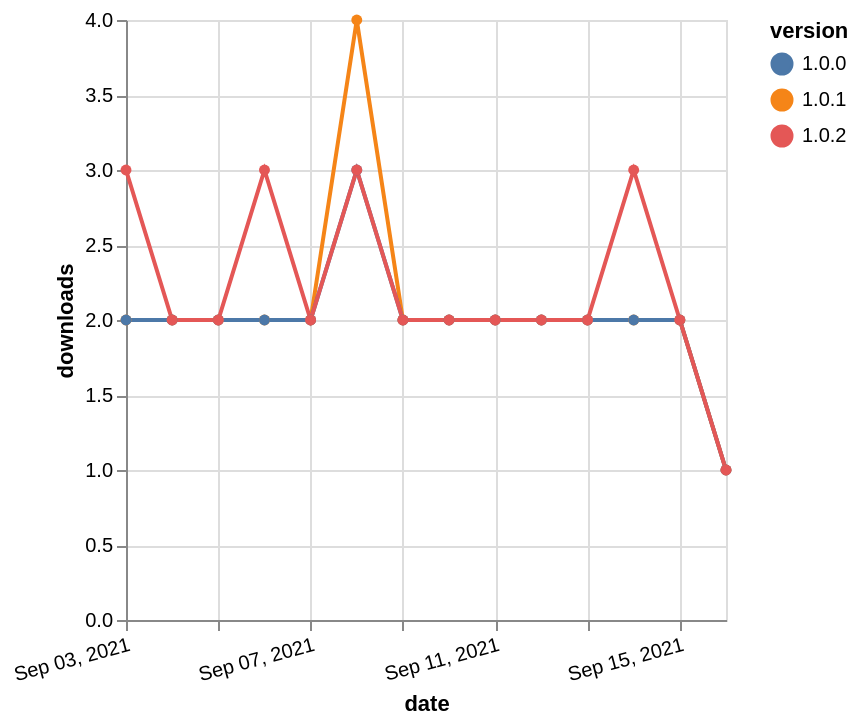

The Vega-Lite source for this figure:
### Vega-Lite specification from a JSON file in a GitHub repository (floating-point values rounded to 4 significant figures)
{"$schema": "https://vega.github.io/schema/vega-lite/v5.json", "description": "A simple bar chart with embedded data.", "data": {"values": [{"date": "2021-09-03", "total": 1060, "delta": 2, "version": "1.0.1"}, {"date": "2021-09-04", "total": 1062, "delta": 2, "version": "1.0.1"}, {"date": "2021-09-05", "total": 1064, "delta": 2, "version": "1.0.1"}, {"date": "2021-09-06", "total": 1066, "delta": 2, "version": "1.0.1"}, {"date": "2021-09-07", "total": 1068, "delta": 2, "version": "1.0.1"}, {"date": "2021-09-08", "total": 1072, "delta": 4, "version": "1.0.1"}, {"date": "2021-09-09", "total": 1074, "delta": 2, "version": "1.0.1"}, {"date": "2021-09-10", "total": 1076, "delta": 2, "version": "1.0.1"}, {"date": "2021-09-11", "total": 1078, "delta": 2, "version": "1.0.1"}, {"date": "2021-09-12", "total": 1080, "delta": 2, "version": "1.0.1"}, {"date": "2021-09-13", "total": 1082, "delta": 2, "version": "1.0.1"}, {"date": "2021-09-14", "total": 1084, "delta": 2, "version": "1.0.1"}, {"date": "2021-09-15", "total": 1086, "delta": 2, "version": "1.0.1"}, {"date": "2021-09-16", "total": 1087, "delta": 1, "version": "1.0.1"}, {"date": "2021-09-03", "total": 1484, "delta": 2, "version": "1.0.0"}, {"date": "2021-09-04", "total": 1486, "delta": 2, "version": "1.0.0"}, {"date": "2021-09-05", "total": 1488, "delta": 2, "version": "1.0.0"}, {"date": "2021-09-06", "total": 1490, "delta": 2, "version": "1.0.0"}, {"date": "2021-09-07", "total": 1492, "delta": 2, "version": "1.0.0"}, {"date": "2021-09-08", "total": 1495, "delta": 3, "version": "1.0.0"}, {"date": "2021-09-09", "total": 1497, "delta": 2, "version": "1.0.0"}, {"date": "2021-09-10", "total": 1499, "delta": 2, "version": "1.0.0"}, {"date": "2021-09-11", "total": 1501, "delta": 2, "version": "1.0.0"}, {"date": "2021-09-12", "total": 1503, "delta": 2, "version": "1.0.0"}, {"date": "2021-09-13", "total": 1505, "delta": 2, "version": "1.0.0"}, {"date": "2021-09-14", "total": 1507, "delta": 2, "version": "1.0.0"}, {"date": "2021-09-15", "total": 1509, "delta": 2, "version": "1.0.0"}, {"date": "2021-09-16", "total": 1510, "delta": 1, "version": "1.0.0"}, {"date": "2021-09-03", "total": 322, "delta": 3, "version": "1.0.2"}, {"date": "2021-09-04", "total": 324, "delta": 2, "version": "1.0.2"}, {"date": "2021-09-05", "total": 326, "delta": 2, "version": "1.0.2"}, {"date": "2021-09-06", "total": 329, "delta": 3, "version": "1.0.2"}, {"date": "2021-09-07", "total": 331, "delta": 2, "version": "1.0.2"}, {"date": "2021-09-08", "total": 334, "delta": 3, "version": "1.0.2"}, {"date": "2021-09-09", "total": 336, "delta": 2, "version": "1.0.2"}, {"date": "2021-09-10", "total": 338, "delta": 2, "version": "1.0.2"}, {"date": "2021-09-11", "total": 340, "delta": 2, "version": "1.0.2"}, {"date": "2021-09-12", "total": 342, "delta": 2, "version": "1.0.2"}, {"date": "2021-09-13", "total": 344, "delta": 2, "version": "1.0.2"}, {"date": "2021-09-14", "total": 347, "delta": 3, "version": "1.0.2"}, {"date": "2021-09-15", "total": 349, "delta": 2, "version": "1.0.2"}, {"date": "2021-09-16", "total": 350, "delta": 1, "version": "1.0.2"}]}, "width": "container", "mark": {"type": "line", "point": {"filled": true}}, "encoding": {"x": {"field": "date", "type": "temporal", "timeUnit": "yearmonthdate", "title": "date", "axis": {"labelAngle": -15}}, "y": {"field": "delta", "type": "quantitative", "title": "downloads"}, "color": {"field": "version", "type": "nominal"}, "tooltip": {"field": "delta"}}}
